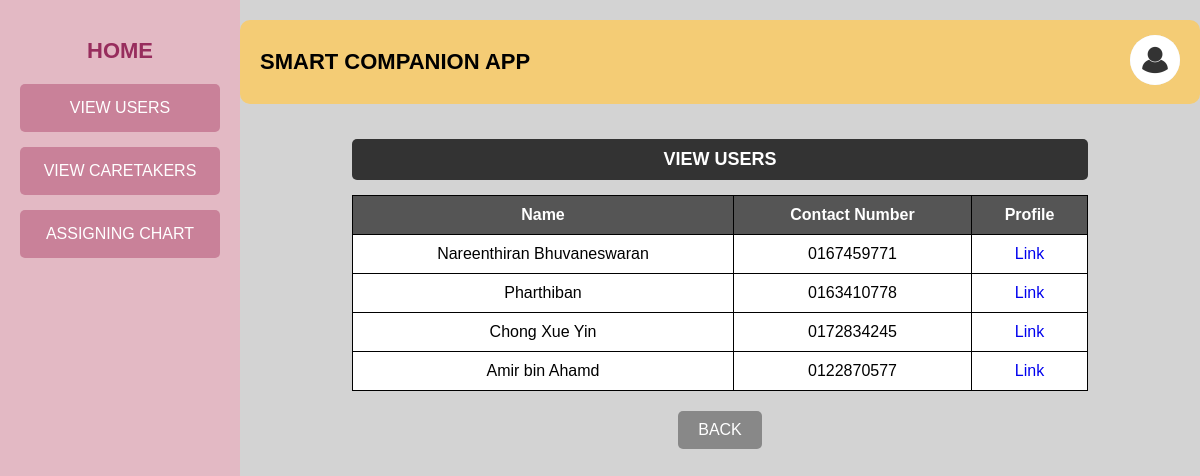
The page /aviewusers on the database as committed earlier.
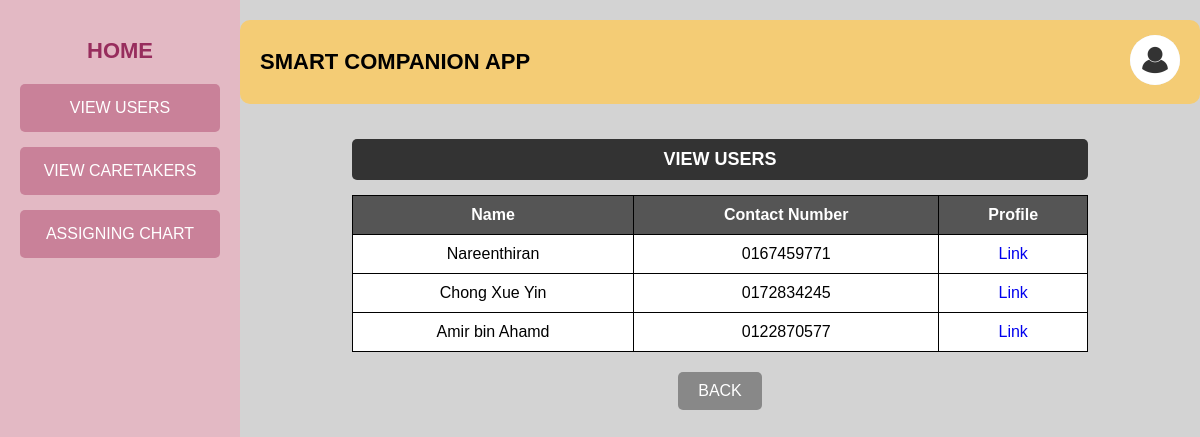
The same page on the database as committed later.
### tables this page shows
CREATE TABLE user (
            id INTEGER PRIMARY KEY AUTOINCREMENT,
            name TEXT NOT NULL,
            age TEXT NOT NULL,
            gender TEXT NOT NULL,
            username TEXT NOT NULL,
            password TEXT NOT NULL,
            ph_num TEXT NOT NULL
        );

### app.py (the view)
@app.route("/aviewusers", methods=["GET", "POST"])
def aviewusers():
    db= get_db()
    cursor = db.cursor()
    admin_id = session.get('admin_id')
    str_admin_id = str(admin_id)
    with open("static/img_log/admin/"+ str_admin_id + ".txt", "r") as file:
        image_name = str(file.read())
        image_url= url_for('static', filename='uploads/'+ image_name)
    cursor.execute("SELECT * FROM user ")
    patient_list = cursor.fetchall()  # Fetch all matching rows
    db.close()
    return render_template("admin/viewuser.html", image_url=image_url, contacts=patient_list)

### app.py (called while the page is built)
def get_db():
    if 'db' not in g:
        g.db = sqlite3.connect('project.db')
        g.db.row_factory = sqlite3.Row
    return g.db

### templates/Admin/viewuser.html (shortened to what this page needs)
<!DOCTYPE html>
<html lang="en">
<head>
    <link rel="stylesheet" href="static/contact.css">
</head>
<body>
    <div class="container">
        <div class="sidebar">
            <a href="{{ url_for('admin') }}"><h2>HOME</h2></a>
            <a href="{{ url_for('aviewusers') }}"><button class="nav-btn">VIEW USERS</button></a>
            <a href="{{ url_for('aviewcare') }}"><button class="nav-btn">VIEW CARETAKERS</button></a>
            <a href="{{ url_for('assign') }}"><button class="nav-btn">ASSIGNING CHART</button></a>
        </div>
        <div class="main-content">
            <div class="header">
                <h1>SMART COMPANION APP</h1>
                <div class="user-profile">
                    <a href="{{ url_for('adminprofile') }}"><img src="{{ image_url }}" alt="Profile Picture" class="profile-img"></a>
                </div>
            </div>
           <div class="contacts-section">
            <h2 class="contacts-title">VIEW USERS</h2>
            <table class="contacts-table">
                <tr>
                    <th>Name</th>
                    <th>Contact Number</th>
                    <th>Profile</th>
                </tr>
                {% for contact in contacts %}
                <tr>
                    <td>{{ contact[1] }}</td>
                    <td>{{ contact[6] }}</td>
                    <td><a href="/aviewuserprofile?p_id={{ contact[0] }}">Link</td>
                </tr>
                {% endfor %}
            </table>
        </div>
        <div class="buttons">
            <a href="{{ url_for('admin') }}"><button class="back-btn">BACK</button></a>
        </div>
    </div>
</div>
</body>
</html>

Rows that differ between the two databases and show on the page:
removed user: name "Pharthiban", ph_num "0163410778"
changed user: name "Nareenthiran Bhuvaneswaran" → "Nareenthiran"
